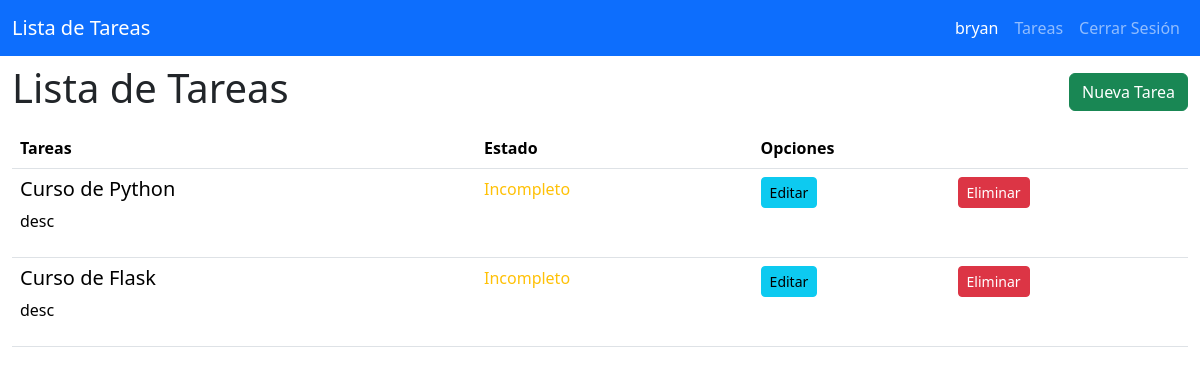
The app's page /todo/list (signed in) with its own data.
### todor/models.py (models this page shows, shortened)
class User(db.Model):
    id = db.Column(db.Integer, primary_key  = True)
    username = db.Column(db.String(20), unique = True, nullable =  False)
    password = db.Column(db.Text, nullable = False)

class Todo(db.Model):
    id = db.Column(db.Integer, primary_key  = True)
    created_by = db.Column(db.Integer, db.ForeignKey('user.id'), nullable = False)  # agregando una relación de uno a muchos entre las tablas user y todo
    title = db.Column(db.String(100), nullable =  False)
    description = db.Column(db.Text)
    state = db.Column(db.Boolean, default = False)

### todor/todo.py (the view)
@bp.route('/list')
@login_required  # decorador que indica que para ingresar a esta vista se necesita iniciar sesión
def index():
    todos = Todo.query.all()
    return render_template('todo/index.html', todos = todos)

### todor/auth.py (called while the page is built)
@bp.before_app_request
def load_logged_in_user():
    user_id = session.get('user_id')
    if user_id is None:
        g.user = None
    else:
        g.user = User.query.get_or_404(user_id)

def login_required(view):
    @functools.wraps(view)
    def wrapped_view(**kwargs):
        if g.user is None:
            return redirect(url_for('auth.login'))
        return view(**kwargs)
    return wrapped_view

### todor/templates/todo/index.html
{% extends 'base.html' %}
{% block content %}
<section class="container-fluid">
    <div class="navbar">
        <h1>{% block title %} Lista de Tareas {% endblock %}</h1>
        <a href="{{ url_for('todo.create') }}" class="btn btn-success">Nueva Tarea</a>
    </div>
    <table class="table">
        <thead>
            <tr>
                <th class="col">Tareas</th>
                <th class="col">Estado</th>
                <th class="col" colspan="2">Opciones</th>
            </tr>
        </thead>
        <tbody>
            {% for todo in todos | reverse %}
            {% if g.user.id == todo.created_by %}
            <tr>
                <td>
                    <h5>{{ todo.title }}</h5>
                    <p>{{ todo.description }}</p>
                </td>
                <td>
                    {% if todo.state == false %}
                    <span class="text-warning">Incompleto</span>
                    {% else %}
                    <span class="text-success">Completado</span>
                    {% endif %}
                </td>
                <td>
                    <a href="{{ url_for('todo.update', id = todo.id ) }}" class="btn btn-info btn-sm">Editar</a>
                </td>
                <td>
                    <a href="{{ url_for('todo.delete', id = todo.id ) }}" class="btn btn-danger btn-sm">Eliminar</a>
                </td>
            </tr>
            {% endif %}
            {% endfor %}
        </tbody>
    </table>
</section>
{% endblock %}

### todor/templates/base.html (shortened to what this page needs)
<!DOCTYPE html>
<html lang="es">
<head>
    <link href="https://cdn.jsdelivr.net/npm/bootstrap@5.3.3/dist/css/bootstrap.min.css" rel="stylesheet">
</head>
<body>
    <nav class="navbar navbar-expand-sm navbar-primary bg-primary" data-bs-theme="dark">
        <div class="container-fluid">
          {% if g.user %}
          <a class="navbar-brand" href="{{ url_for('todo.index') }}">Lista de Tareas</a>
          {% else %}
          <a class="navbar-brand" href="{{ url_for('index') }}">Lista de Tareas</a>
          {% endif %}
          <div class="collapse navbar-collapse justify-content-end" id="navbarNav">
            <ul class="navbar-nav">
              {% if g.user %}
              <li class="nav-item">
                <span class="nav-link active"> {{ g.user.username }} </span>
              </li>
              <li class="nav-item">
                <a class="nav-link" href="{{ url_for('todo.index') }}">Tareas</a>
              </li>
              <li class="nav-item">
                <a class="nav-link" href="{{ url_for('auth.logout') }}">Cerrar Sesión</a>
              </li>
              {% endif %}
            </ul>
          </div>
        </div>
    </nav>
    {% block content %}
    {% endblock %}
</body>
</html>

### records on screen
User: user.username "bryan"
Todo: title "Curso de Python", description "desc", state "Incompleto"
Todo: title "Curso de Flask", description "desc", state "Incompleto"
